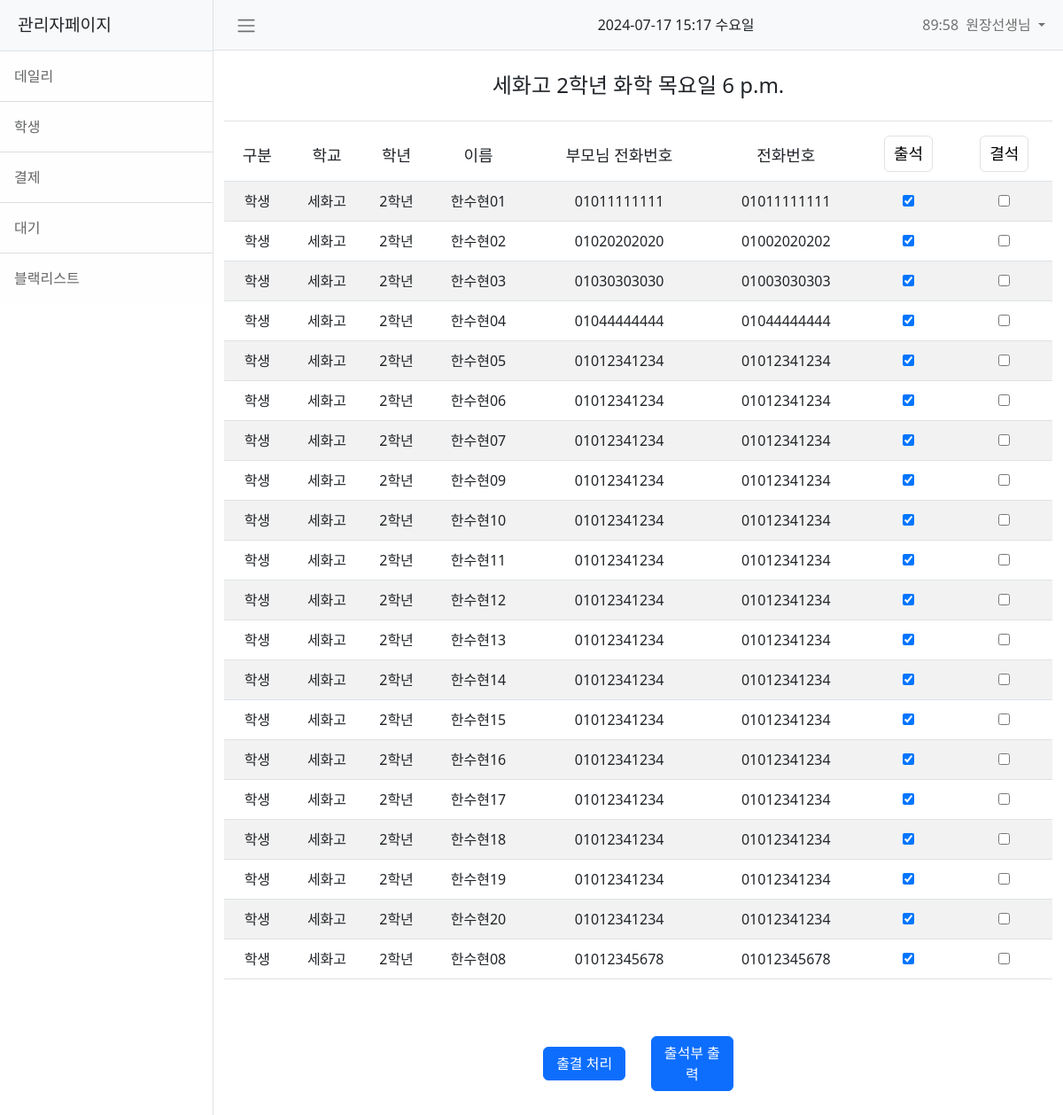
The app's page /management/lecture/11/ (signed in) with its own data.
### common/models.py (models this page shows)
class User(AbstractUser):
    GRADE_CHOICES = (
        ("1학년", "1학년"),
        ("2학년", "2학년"),
        ("3학년", "3학년"),
    )
    SCHOOL_CHOICES = (
        ("세화고", "세화고"),
        ("세화여고", "세화여고"),
        ("연합반", "연합반"),
    )
    name = models.CharField(max_length=100, null=False, verbose_name="이름")
    phone = models.CharField(
        max_length=20, null=True, blank=True, verbose_name="전화번호"
    )
    parent_phone = models.CharField(
        max_length=20, null=True, blank=True, verbose_name="부모님 전화번호"
    )
    is_teacher = models.BooleanField(default=False, verbose_name="강사")
    is_manager = models.BooleanField(default=False, verbose_name="행정")
    school = models.CharField(
        max_length=50,
        choices=SCHOOL_CHOICES,
        blank=True,
        null=True,
        verbose_name="학교",
    )
    grade = models.CharField(
        max_length=10,
        choices=GRADE_CHOICES,
        blank=True,
        null=True,
        verbose_name="학년",
    )
    physics = models.BooleanField(default=False, verbose_name="물리")
    chemistry = models.BooleanField(default=False, verbose_name="화학")
    biology = models.BooleanField(default=False, verbose_name="생명과학")
    earth_science = models.BooleanField(default=False, verbose_name="지구과학")
    integrated_science = models.BooleanField(default=False, verbose_name="통합과학")
    courses = models.ManyToManyField(
        "Course",
        related_name="enrolled_students",
        blank=True,
        verbose_name="수업 시간표",
    )
    payment_count = models.IntegerField(default=12, verbose_name="결제 횟수")
    payment_request = models.BooleanField(default=False, verbose_name="결제 요청")
    latest_payment = models.DateField(
        blank=True, null=True, verbose_name="최근 결제 날짜"
    )
    is_active = models.BooleanField(
        default=False, verbose_name="활성화"
    )  # 관리자 승인 전까지는 비활성화된 계정 처리
    attended_dates = models.ManyToManyField(
        "Attendance",
        related_name="attended_at",
        blank=True,
        verbose_name="출석 날짜",
    )
    absent_dates = models.ManyToManyField(
        "Absence",
        related_name="absent_at",
        blank=True,
        verbose_name="결석 날짜",
    )
    def __str__(self):
        if self.is_teacher:
            return f"{self.name}"
        if self.is_manager:
            return f"{self.name}"
        else:
            return f"{self.school} {self.grade} {self.name}"
    class Meta:
        verbose_name = "회원"
        verbose_name_plural = "회원"

class Course(models.Model):
    DAY_CHOICES = (
        ("월요일", "월요일"),
        ("화요일", "화요일"),
        ("수요일", "수요일"),
        ("목요일", "목요일"),
        ("금요일", "금요일"),
        ("토요일", "토요일"),
        ("일요일", "일요일"),
    )
    ROOM_CHOICES = (
        ("402", "402"),
        ("403", "403"),
        ("404", "404"),
        ("408", "408"),
        ("409", "409"),
        ("415", "415"),
    )
    SUBJECT_CHOICES = (
        ("physics", "물리"),
        ("chemistry", "화학"),
        ("biology", "생명과학"),
        ("earth_science", "지구과학"),
        ("integrated_science", "통합과학"),
        ("special_physics", "특강-물리"),
        ("special_chemistry", "특강-화학"),
        ("special_biology", "특강-생명과학"),
        ("special_earth_science", "특강-지구과학"),
        ("special_integrated_science", "특강-통합과학"),
    )
    is_active = models.BooleanField(
        default=False, verbose_name="활성화"
    )  # 관리자 승인 전까지는 비활성화된 계정 처리
    course_school = models.CharField(
        max_length=50, choices=User.SCHOOL_CHOICES, verbose_name="학교"
    )
    course_grade = models.CharField(
        max_length=10, choices=User.GRADE_CHOICES, verbose_name="학년"
    )
    course_subject = models.CharField(
        max_length=30,
        choices=SUBJECT_CHOICES,
        default="선택과목",
        verbose_name="선택과목",
    )
    course_day = models.CharField(
        max_length=10, choices=DAY_CHOICES, verbose_name="수업 요일"
    )
    course_time = models.TimeField(verbose_name="수업 시작 시간")
    course_room = models.CharField(
        max_length=10,
        choices=ROOM_CHOICES,
        blank=True,
        null=True,
        verbose_name="강의실",
    )
    course_teacher = models.ForeignKey(
        User,
        on_delete=models.CASCADE,
        related_name="taught_courses",
        verbose_name="선생",
    )
    course_students = models.ManyToManyField(
        User,
        related_name="enrolled_courses",
        blank=True,
        verbose_name="학생",
    )
    def __str__(self):
        return f"{self.course_school} {self.course_grade} {self.course_subject} {self.course_time}"
    class Meta:
        verbose_name = "수업"
        verbose_name_plural = "수업"

### common/decorators.py (the view)
    @login_required
    def _wrapped_view(request, *args, **kwargs):
        if not request.user.is_manager:
            raise PermissionDenied  # 접근 권한 없음
        return view_func(request, *args, **kwargs)

### management/views.py (called while the page is built)
@manager_required
def management_lecture(request, course_id):
    course = Course.objects.get(id=course_id)
    students = course.course_students.all()
    today = timezone.now().date()
    print("course:", course)
    print("students:", students)
    print("course_id:", course_id)
    print("today:", today)
    attendance_records = {
        attendance.student.id: attendance
        for attendance in Attendance.objects.filter(course=course, date=today)
    }
    absence_records = {
        absence.student.id: absence
        for absence in Absence.objects.filter(course=course, date=today)
    }
    return render(
        request,
        "management/management_lecture.html",
        {
            "course": course,
            "students": students,
            "attendance_records": attendance_records,
            "absence_records": absence_records,
        },
    )

### templates/management/management_lecture.html (shortened to what this page needs)
{% extends 'management/management_base.html' %}
{% load static %}
{% block extra_css %}
<link href="{% static 'css/management/management_lecture.css' %}" rel="stylesheet" />
{% endblock %}
{% block content %}
<div class="d-flex flex-column justify-content-center align-items-center container">
    <h2 id="course-title" class="text-center border-bottom w-100">{{ course.course_school }} {{ course.course_grade }} {% if course.course_subject == 'physics' %} 물리 {% elif course.course_subject == 'chemistry' %} 화학 {% elif course.course_subject == 'biology' %} 생명과학 {% else %} 지구과학 {% endif %} {{course.course_day}} {{course.course_time}}</h2>
    <form id="attendanceForm" method="post" action="{% url 'bulk_attendance' %}">
        <div class="table-responsive text-center w-100">
            <table class="table table-striped">
                <thead id="mngsldt-thead">
                    <tr>
                        <th>구분</th>
                        <th>학교</th>
                        <th>학년</th>
                        <th>이름</th>
                        <th>부모님 전화번호</th>
                        <th>전화번호</th>
                        <th><button type="button" id="selectAllAttendance" class="btn btn-link">출석</button></th>
                        <th><button type="button" id="selectAllAbsence" class="btn btn-link">결석</button></th>
                    </tr>
                </thead>
                <tbody id="mngsldt-tbody">
                    {% for student in students %}
                    {% if not student.is_teacher %}
                    <tr>
                        <td>학생</td>
                        <td>{{ student.school }}</td>
                        <td>{{ student.grade }}</td>
                        <td>{{ student.name }}</td>
                        <td>{{ student.parent_phone }}</td>
                        {% if student.phone != None %}
                            <td>{{ student.phone }}</td>
                        {% else %}
                            <td> - </td>
                        {% endif %}
                        <td>
                            <input type="checkbox" name="attendance" value="{{ student.id }}" class="attendance-checkbox" data-student-id="{{ student.id }}" {% if student.id in attendance_records %}checked{% endif %}>
                        </td>
                        <td>
                            <input type="checkbox" name="absence" value="{{ student.id }}" class="absence-checkbox" data-student-id="{{ student.id }}" {% if student.id in absence_records %}checked{% endif %}>
                        </td>
                    </tr>
                    {% endif %}
                    {% endfor %}
                </tbody>
            </table>
        </div>
        <br>
        <div class="text-center my-4 w-100">
            <button type="button" class="btn btn-primary me-4 slbtn" id="submitAttendance">출결 처리</button>
            <a href="{% url 'export_attendance' course.id %}" class="btn btn-primary slbtn">출석부 출력</a>
        </div>
    </form>
    <br>
    <br>
</div>
{% endblock %}

### templates/management/management_base.html (shortened to what this page needs)
{% load static %}
<!DOCTYPE html>
<html lang="en">
    <head>
        <link href="{% static 'css/management/management_base.css' %}" rel="stylesheet" />
        {% block extra_css %}{% endblock %}
    </head>
    <body>
        <div class="d-flex" id="wrapper">
            <div class="border-end bg-white" id="sidebar-wrapper">
                <div class="sidebar-heading border-bottom bg-light">관리자페이지</div>
                <div class="list-group list-group-flush">
                    <a class="list-group-item list-group-item-action list-group-item-light p-3" href="{% url 'management_home' %}">데일리</a>
                    <a class="list-group-item list-group-item-action list-group-item-light p-3" href="{% url 'management_studentlist' %}">학생</a>
                    <a class="list-group-item list-group-item-action list-group-item-light p-3" href="{% url 'management_paylist' %}">결제</a>
                    <a class="list-group-item list-group-item-action list-group-item-light p-3" href="{% url 'management_waitlist' %}">대기</a>
                    <a class="list-group-item list-group-item-action list-group-item-light p-3" href="{% url 'management_blacklist' %}">블랙리스트</a>
                </div>
            </div>
            <div id="page-content-wrapper">
                <nav class="navbar navbar-expand-lg navbar-light bg-light border-bottom">
                    <div class="container-fluid">
                        <button class="btn nav-btn-cst" id="sidebarToggle" type="button" data-bs-toggle="collapse" data-bs-target="#navbarSupportedContent" aria-controls="navbarSupportedContent" aria-expanded="false" aria-label="Toggle navigation">
                            <span class="navbar-toggler-icon"></span>
                        </button>
                        <div class="collapse navbar-collapse" id="navbarSupportedContent">
                            <div id="current-time" class="current-time text-center">
                                <p id="date-display"></p>
                            </div>
                            <ul class="navbar-nav ms-auto mt-2 mt-lg-0">
                                <li class="nav-item dropdown">
                                    <div class="navbar-user">
                                        <p class="navbar-text nomargin" id="sessionTimer">90:00</p>
                                        <a class="nav-link dropdown-toggle" id="navbarDropdown" href="#" role="button" data-bs-toggle="dropdown" aria-haspopup="true" aria-expanded="false">
                                            {{ request.user.name }}
                                        </a>
                                    </div>
                                </li>
                            </ul>
                        </div>
                    </div>
                </nav>
                <main class="d-flex flex-column justify-content-center">
                    {% block content %}
                    {% endblock %}
                </main>
            </div>
        </div>
    </body>
</html>

### static/css/management/management_lecture.css (style rules this page uses)
#course-title { font-size: x-large; font-weight: 350; padding: 25px 0px; }
#attendanceForm { width: 100%; display: flex; flex-direction: column; justify-content: center; align-items: center; font-weight: 250; }
#mngsldt-thead th, #mngsl-thead th, #mngpl-thead th { font-size: large; font-weight: 350; padding-bottom: 15px; }
#mngsldt-tbody>tr>td, #mngsl-tbody>tr>td, #mngpl-tbody>tr>td { padding: 10px 5px }
#selectAllAttendance, #selectAllAbsence, #selectAllPayments { text-decoration: none; font-size: large; font-weight: 350; color: black; border: 1px solid #DEE2E6; padding: 6px 10px; margin-bottom: -5px; }
.slbtn { width: 10%; justify-content: center; }

### records on screen
User: user.name "원장선생님"
Course: course_school "세화고", course_grade "2학년", course_day "목요일", course_time "6 p.m."
User: school "세화고", grade "2학년", name "한수현01", parent_phone "01011111111", phone "01011111111", attendance "☑"
User: school "세화고", grade "2학년", name "한수현02", parent_phone "01020202020", phone "01002020202", attendance "☑"
User: school "세화고", grade "2학년", name "한수현03", parent_phone "01030303030", phone "01003030303", attendance "☑"
User: school "세화고", grade "2학년", name "한수현04", parent_phone "01044444444", phone "01044444444", attendance "☑"
User: school "세화고", grade "2학년", name "한수현05", parent_phone "01012341234", phone "01012341234", attendance "☑"
User: school "세화고", grade "2학년", name "한수현06", parent_phone "01012341234", phone "01012341234", attendance "☑"
User: school "세화고", grade "2학년", name "한수현07", parent_phone "01012341234", phone "01012341234", attendance "☑"
User: school "세화고", grade "2학년", name "한수현09", parent_phone "01012341234", phone "01012341234", attendance "☑"
User: school "세화고", grade "2학년", name "한수현10", parent_phone "01012341234", phone "01012341234", attendance "☑"
User: school "세화고", grade "2학년", name "한수현11", parent_phone "01012341234", phone "01012341234", attendance "☑"
User: school "세화고", grade "2학년", name "한수현12", parent_phone "01012341234", phone "01012341234", attendance "☑"
User: school "세화고", grade "2학년", name "한수현13", parent_phone "01012341234", phone "01012341234", attendance "☑"
User: school "세화고", grade "2학년", name "한수현14", parent_phone "01012341234", phone "01012341234", attendance "☑"
User: school "세화고", grade "2학년", name "한수현15", parent_phone "01012341234", phone "01012341234", attendance "☑"
User: school "세화고", grade "2학년", name "한수현16", parent_phone "01012341234", phone "01012341234", attendance "☑"
User: school "세화고", grade "2학년", name "한수현17", parent_phone "01012341234", phone "01012341234", attendance "☑"
User: school "세화고", grade "2학년", name "한수현18", parent_phone "01012341234", phone "01012341234", attendance "☑"
User: school "세화고", grade "2학년", name "한수현19", parent_phone "01012341234", phone "01012341234", attendance "☑"
User: school "세화고", grade "2학년", name "한수현20", parent_phone "01012341234", phone "01012341234", attendance "☑"
User: school "세화고", grade "2학년", name "한수현08", parent_phone "01012345678", phone "01012345678", attendance "☑"
